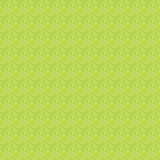

A level layout from a 2D game, rendered from its tile map. Below: a short description, then the map file with its tile-grid data intact:
An orthogonal 10x10 tile map with 16x16 px tiles, 1 tile layer (Tile Layer 1), 2 tilesets.

<map version="1.9" tiledversion="1.9.2" orientation="orthogonal" renderorder="right-up" compressionlevel="0" width="10" height="10" tilewidth="16" tileheight="16" infinite="0" nextlayerid="2" nextobjectid="1">
 <tileset firstgid="1" source="FE8 - Castle.tsx" />
 <tileset firstgid="1025" source="FE8 - Plains.tsx" />
 <layer id="1" name="Tile Layer 1" width="10" height="10">
  <data encoding="csv">
1188,1188,1188,1188,1188,1188,1188,1188,1188,1188,
1188,1188,1188,1188,1188,1188,1188,1188,1188,1188,
1188,1188,1188,1188,1188,1188,1188,1188,1188,1188,
1188,1188,1188,1188,1188,1188,1188,1188,1188,1188,
1188,1188,1188,1188,1188,1188,1188,1188,1188,1188,
1188,1188,1188,1188,1188,1188,1188,1188,1188,1188,
1188,1188,1188,1188,1188,1188,1188,1188,1188,1188,
1188,1188,1188,1188,1188,1188,1188,1188,1188,1188,
1188,1188,1188,1188,1188,1188,1188,1188,1188,1188,
1188,1188,1188,1188,1188,1188,1188,1188,1188,1188
</data>
 </layer>
</map>
